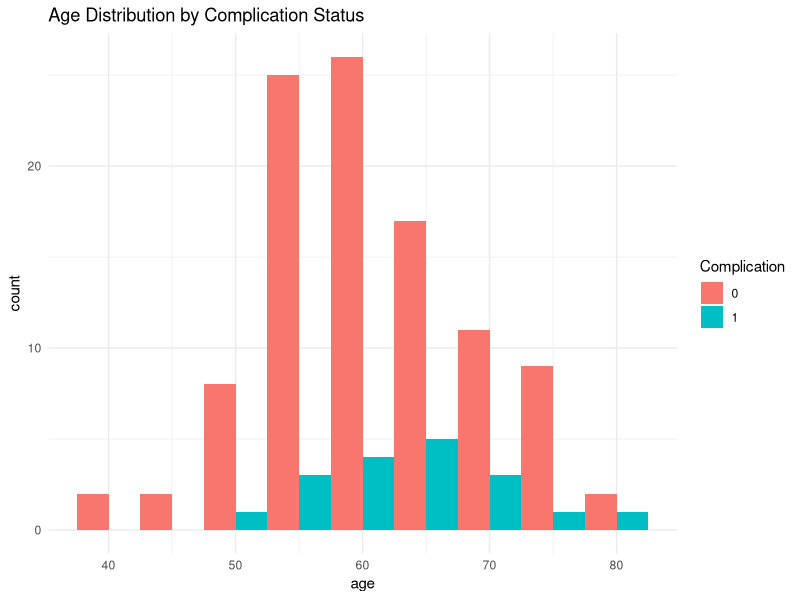
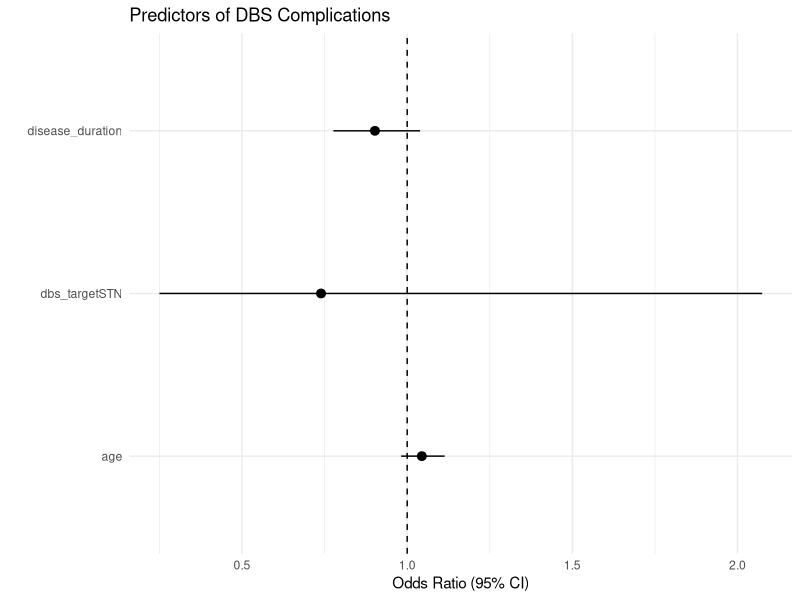
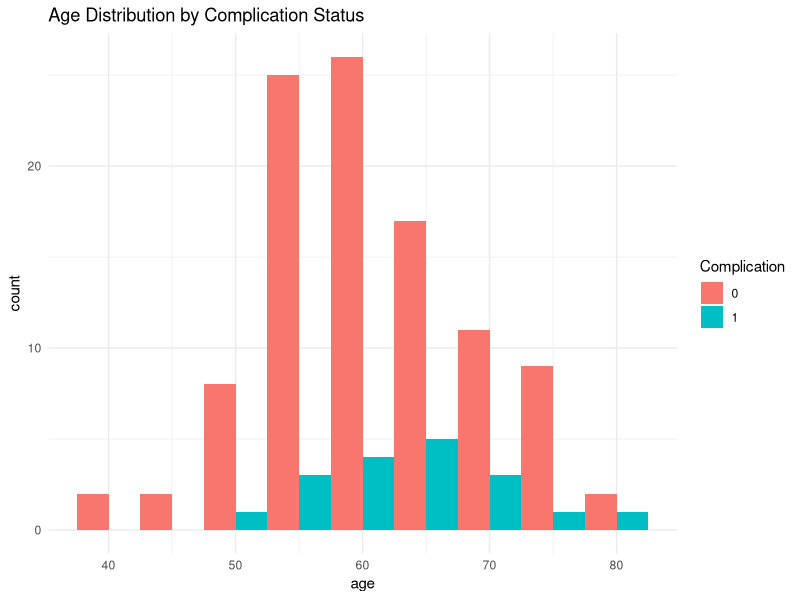
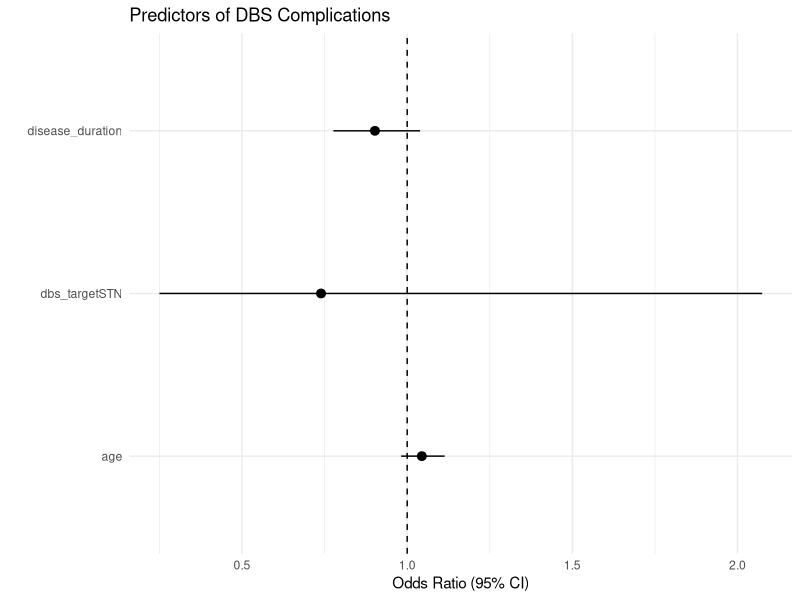

The R source for these figures, in order:
library(ggplot2)
library(broom)



set.seed(2026)

n <- 120

patient_id <- 1:n
age <- round(rnorm(n, mean = 62, sd = 8))
sex <- sample(c("Male", "Female"), n, replace = TRUE)
disease_duration <- round(rnorm(n, mean = 11, sd = 4))
dbs_target <- sample(c("STN", "GPi"), n, replace = TRUE)

baseline_updrs <- round(rnorm(n, mean = 45, sd = 10))

# Simulate improvement
improvement_percent <- round(rnorm(n, mean = 35, sd = 15))

# Simulate complication probability influenced by age and disease duration
logit_p <- -5 + 0.04*age + 0.08*disease_duration
prob_complication <- exp(logit_p)/(1+exp(logit_p))

complication <- rbinom(n, 1, prob_complication)

dbs_data <- data.frame(
  patient_id,
  age,
  sex,
  disease_duration,
  dbs_target,
  baseline_updrs,
  improvement_percent,
  complication
)

write.csv(dbs_data, "dbs_simulated_data.csv", row.names = FALSE)

# Logistic regression
model <- glm(complication ~ age + disease_duration + dbs_target,
             data = dbs_data,
             family = binomial)

cat("\n--- Logistic Regression Summary ---\n")
print(summary(model))

cat("\n--- P-values ---\n")
print(coef(summary(model))[,4])

p_values <- coef(summary(model))[,4]

cat("\n--- P-values for Predictors ---\n")
print(round(p_values, 4))


# Odds ratios
exp(cbind(
  OR = coef(model),
  confint.default(model)
))


library(ggplot2)

ggplot(dbs_data, aes(x = age, fill = factor(complication))) +
  geom_histogram(binwidth = 5, position = "dodge") +
  labs(title = "Age Distribution by Complication Status",
       fill = "Complication") +
  theme_minimal()

ggsave("age_complication_plot.png", width = 6, height = 4)

# Logistic regression model

tidy_model <- tidy(model,
                   conf.int = TRUE,
                   conf.method = "wald",
                   exponentiate = TRUE)

tidy_model


tidy_model <- tidy_model[-1, ]  # remove intercept

ggplot(tidy_model, aes(x = term, y = estimate, ymin = conf.low, ymax = conf.high)) +
  geom_pointrange() +
  geom_hline(yintercept = 1, linetype = "dashed") +
  coord_flip() +
  labs(title = "Predictors of DBS Complications",
       y = "Odds Ratio (95% CI)",
       x = "") +
  theme_minimal()

ggsave("forest_plot.png", width = 6, height = 4)
